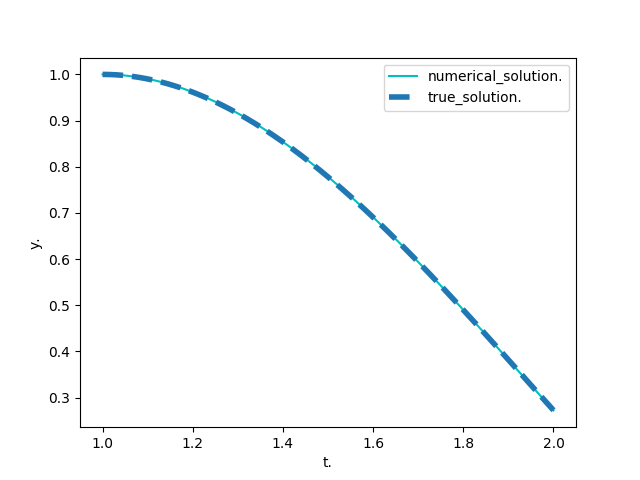

Recreate this plot in Python.
import numpy as np 
import matplotlib.pyplot as plt  
 
h=0.001 
t=np.linspace(1,2,int(1/h+1))
y=7*t/4+t**3*np.log(t)/2-3*t**3/4 
w=np.zeros([len(t),2]) 
w[0]=[1,0] 
 
def f(t,y): 
  return np.array([y[1],t*np.log(t)-2*y[0]/t**2+2*y[1]/t]) 
 
for j in range(len(t)-1): 
  w[j+1]=w[j]+h*f(t[j],w[j])
 
plt.plot(t,w[:,0],'c',label='numerical_solution.') 
plt.plot(t,y,'--',linewidth=4,label='true_solution.') 
plt.xlabel('t.') 
plt.ylabel('y.') 

plt.legend() 
plt.show() 
